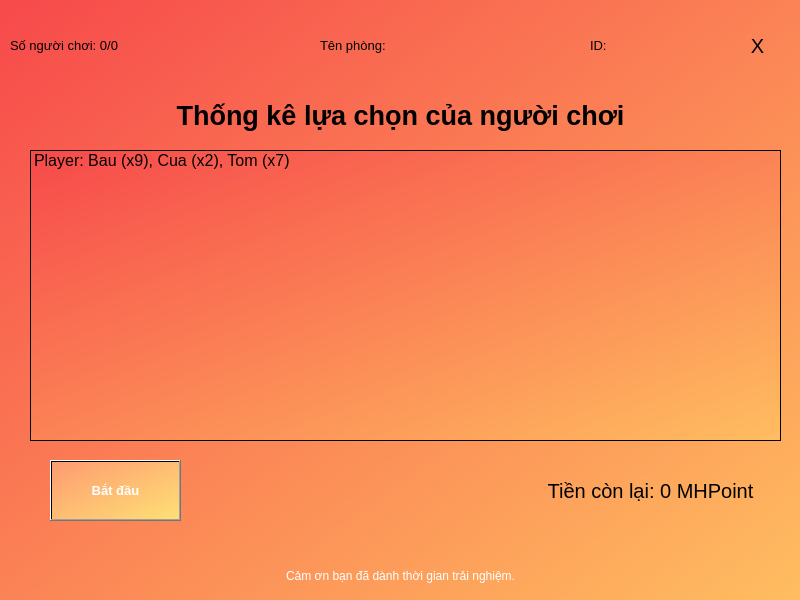
<?xml version="1.0" encoding="UTF-8"?>
<ui version="4.0">
 <class>Main</class>
 <widget class="QMainWindow" name="Main">
  <property name="geometry">
   <rect>
    <x>0</x>
    <y>0</y>
    <width>800</width>
    <height>600</height>
   </rect>
  </property>
  <property name="windowTitle">
   <string>Game Bầu Cua Online - In Game</string>
  </property>
  <property name="styleSheet">
   <string notr="true">background-color: qlineargradient(spread:pad, x1:0, y1:0, x2:1, y2:1, stop:0 rgba(247, 73, 75, 255), stop:0.997452 rgba(255, 189, 96, 255), stop:1 rgba(255, 255, 255, 255));</string>
  </property>
  <widget class="QWidget" name="centralwidget">
   <property name="styleSheet">
    <string notr="true"/>
   </property>
   <widget class="QLabel" name="credit">
    <property name="geometry">
     <rect>
      <x>0</x>
      <y>560</y>
      <width>801</width>
      <height>31</height>
     </rect>
    </property>
    <property name="styleSheet">
     <string notr="true">color:white;background-color:none;</string>
    </property>
    <property name="text">
     <string>Cảm ơn bạn đã dành thời gian trải nghiệm.</string>
    </property>
    <property name="alignment">
     <set>Qt::AlignCenter</set>
    </property>
   </widget>
   <widget class="QLabel" name="currentbalance">
    <property name="geometry">
     <rect>
      <x>510</x>
      <y>460</y>
      <width>281</width>
      <height>61</height>
     </rect>
    </property>
    <property name="font">
     <font>
      <pointsize>15</pointsize>
     </font>
    </property>
    <property name="styleSheet">
     <string notr="true">background:none;</string>
    </property>
    <property name="text">
     <string>Tiền còn lại: 0 MHPoint</string>
    </property>
    <property name="alignment">
     <set>Qt::AlignCenter</set>
    </property>
   </widget>
   <widget class="QPushButton" name="startgame">
    <property name="geometry">
     <rect>
      <x>50</x>
      <y>460</y>
      <width>131</width>
      <height>61</height>
     </rect>
    </property>
    <property name="font">
     <font>
      <family>Segoe UI</family>
      <pointsize>10</pointsize>
      <weight>75</weight>
      <bold>true</bold>
     </font>
    </property>
    <property name="cursor">
     <cursorShape>PointingHandCursor</cursorShape>
    </property>
    <property name="styleSheet">
     <string notr="true">background-color: qlineargradient(spread:pad, x1:0, y1:0, x2:1, y2:1, stop:0 rgba(255, 170, 127, 176), stop:1 rgba(255, 255, 127, 187));
color: rgb(255, 255, 255);</string>
    </property>
    <property name="text">
     <string>Bắt đầu</string>
    </property>
   </widget>
   <widget class="QLabel" name="exit">
    <property name="geometry">
     <rect>
      <x>730</x>
      <y>20</y>
      <width>55</width>
      <height>51</height>
     </rect>
    </property>
    <property name="font">
     <font>
      <family>Segoe UI</family>
      <pointsize>15</pointsize>
     </font>
    </property>
    <property name="cursor">
     <cursorShape>PointingHandCursor</cursorShape>
    </property>
    <property name="styleSheet">
     <string notr="true">QLabel {
background:none;
}
QLabel::hover {
background:none;
color:white;
}</string>
    </property>
    <property name="text">
     <string>X</string>
    </property>
    <property name="alignment">
     <set>Qt::AlignCenter</set>
    </property>
   </widget>
   <widget class="QLabel" name="idroom">
    <property name="geometry">
     <rect>
      <x>590</x>
      <y>20</y>
      <width>141</width>
      <height>51</height>
     </rect>
    </property>
    <property name="font">
     <font>
      <pointsize>10</pointsize>
     </font>
    </property>
    <property name="styleSheet">
     <string notr="true">background:none;</string>
    </property>
    <property name="text">
     <string>ID:</string>
    </property>
    <property name="alignment">
     <set>Qt::AlignLeading|Qt::AlignLeft|Qt::AlignVCenter</set>
    </property>
   </widget>
   <widget class="QLabel" name="playercount">
    <property name="geometry">
     <rect>
      <x>10</x>
      <y>20</y>
      <width>211</width>
      <height>51</height>
     </rect>
    </property>
    <property name="font">
     <font>
      <family>Segoe UI</family>
      <pointsize>10</pointsize>
     </font>
    </property>
    <property name="styleSheet">
     <string notr="true">background:none;</string>
    </property>
    <property name="text">
     <string>Số người chơi: 0/0</string>
    </property>
   </widget>
   <widget class="QLabel" name="roomname">
    <property name="geometry">
     <rect>
      <x>320</x>
      <y>20</y>
      <width>191</width>
      <height>51</height>
     </rect>
    </property>
    <property name="font">
     <font>
      <pointsize>10</pointsize>
     </font>
    </property>
    <property name="styleSheet">
     <string notr="true">background:none;</string>
    </property>
    <property name="text">
     <string>Tên phòng:</string>
    </property>
    <property name="alignment">
     <set>Qt::AlignLeading|Qt::AlignLeft|Qt::AlignVCenter</set>
    </property>
   </widget>
   <widget class="QListWidget" name="listplayer">
    <property name="geometry">
     <rect>
      <x>30</x>
      <y>150</y>
      <width>751</width>
      <height>291</height>
     </rect>
    </property>
    <property name="font">
     <font>
      <pointsize>12</pointsize>
     </font>
    </property>
    <item>
     <property name="text">
      <string>Player: Bau (x9), Cua (x2), Tom (x7)</string>
     </property>
    </item>
   </widget>
   <widget class="QLabel" name="title">
    <property name="geometry">
     <rect>
      <x>0</x>
      <y>90</y>
      <width>801</width>
      <height>51</height>
     </rect>
    </property>
    <property name="sizePolicy">
     <sizepolicy hsizetype="Fixed" vsizetype="Fixed">
      <horstretch>0</horstretch>
      <verstretch>0</verstretch>
     </sizepolicy>
    </property>
    <property name="font">
     <font>
      <family>Segoe UI</family>
      <pointsize>20</pointsize>
      <weight>75</weight>
      <bold>true</bold>
     </font>
    </property>
    <property name="autoFillBackground">
     <bool>false</bool>
    </property>
    <property name="styleSheet">
     <string notr="true">background:none;</string>
    </property>
    <property name="text">
     <string>Thống kê lựa chọn của người chơi</string>
    </property>
    <property name="scaledContents">
     <bool>true</bool>
    </property>
    <property name="alignment">
     <set>Qt::AlignCenter</set>
    </property>
   </widget>
  </widget>
 </widget>
 <resources>
  <include location="background.qrc"/>
  <include location="assets.qrc"/>
 </resources>
 <connections/>
</ui>
